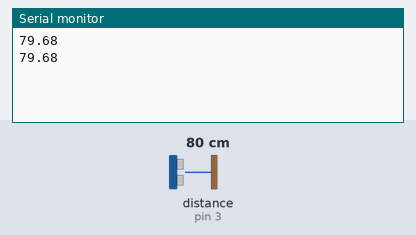
Simulated run of this sketch. Board: Arduino Uno, built with avr-gcc and run on an emulated ATmega328P. On the bench: the last lines printed to the serial monitor. Wiring (inferred from the names in the program): ultrasonic range finder: trigger pin 2; echo pin 3. The test bench sets the inputs (shaded band); at power-on: distance to the obstacle (sensor on pin 3) 80 cm. The echo pulse lasts 58.3 µs per cm.

Above: at 1.8 s.
1.9 s: distance to the obstacle (sensor on pin 3) set to 2 cm
At 2.8 s:
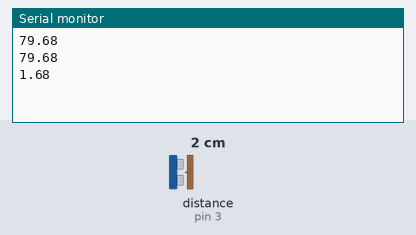
3.4 s: distance to the obstacle (sensor on pin 3) set to 4 cm
At 4.5 s:
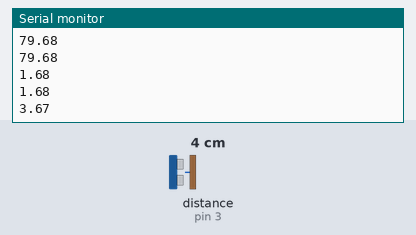
Timing chart, 0 to 6.4 s (numbered marks = the images above; inputs shaded):
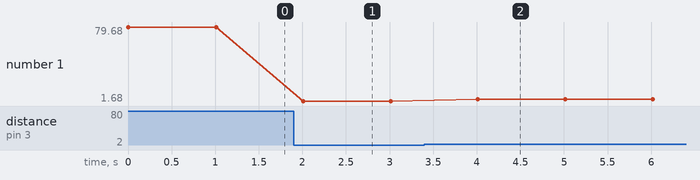

Measured:
- after the input at 1.9 s, the serial monitor: prints a new line after 0.11 s (image 1)
- after the input at 3.4 s, the serial monitor: prints a new line after 0.61 s (image 2)
- plotted number 1: 79.68 → 1.68 after the input at 1.9 s, 1.68 → 3.67 after the input at 3.4 s

The sketch:

leerTemp.ino
```cpp
#define TRIG 2
#define ECHO 3
long Tiempo;
float Distancia;

void setup() {
  // put your setup code here, to run once:
  Serial.begin(9600);
  pinMode(TRIG, OUTPUT);
  pinMode(ECHO, INPUT);
}

void loop() {
  // put your main code here, to run repeatedly:
  digitalWrite(TRIG, HIGH);
  delayMicroseconds(10);
  digitalWrite(TRIG, LOW);
  Tiempo = (pulseIn(ECHO, HIGH)/2);
  Distancia = float(Tiempo * 0.0343);
  Serial.println(Distancia);
  delay(1000);
}
```
